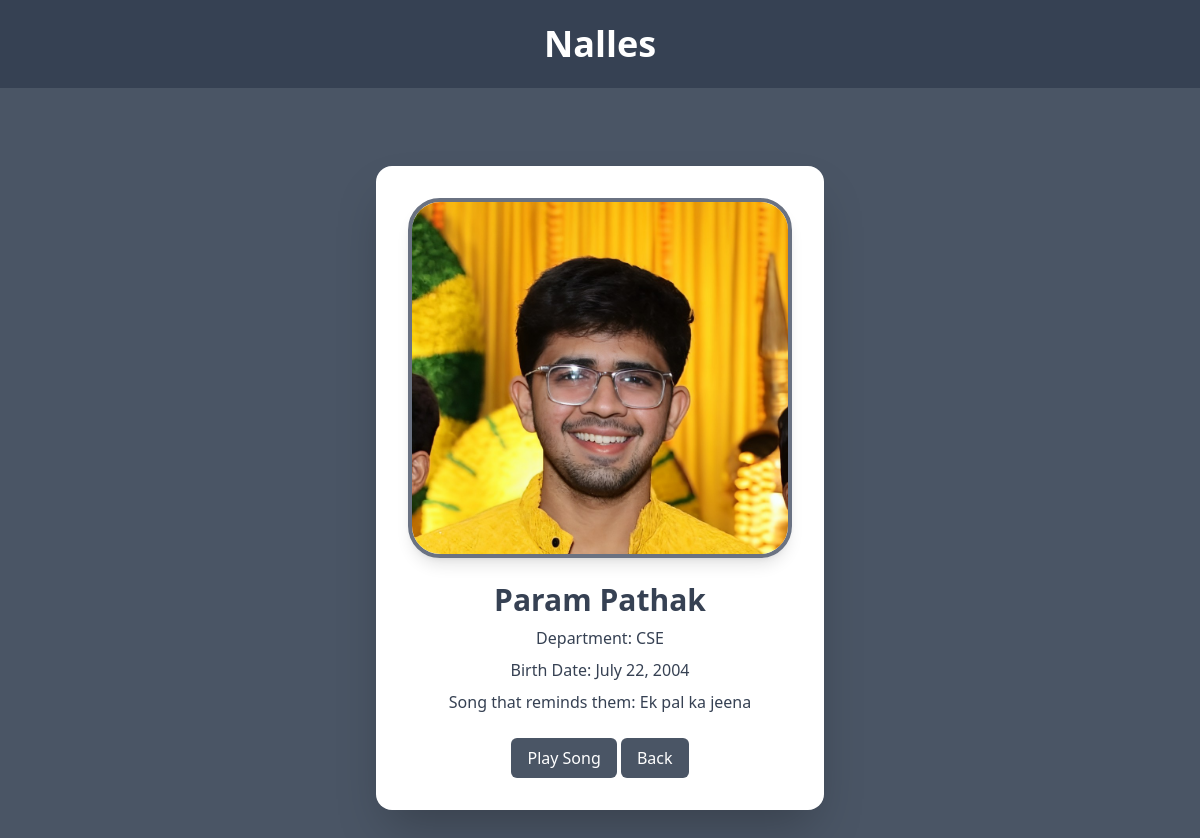
The app's page /myApp/show_all/2/ with its own data.
### myApp/models.py (models this page shows, shortened)
class Nalles(models.Model):
    DEPT = [
        ('CSE', 'Computer Science'),
        ('EE', 'Electrical'),
        ('ECE', 'Electronic and Communication'),
        ('MSC', 'Master of Science'),
    ]
    name = models.CharField(max_length=40)
    dept = models.CharField(choices=DEPT)
    birth_date = models.DateField()
    image = models.ImageField(upload_to='nalles_img/')
    song = models.TextField(default="-")
    song_url = models.TextField(default="-")

### myApp/views.py (the view)
# urls.py: path('show_all/<int:nalla_id>/', views.nallas_detail, name='nallas_detail'),
def nallas_detail(req, nalla_id):
    nalla = get_object_or_404(Nalles, pk=nalla_id)
    return render(
        req,
        'myApp/nallas_detail.html',
        {
            'nalla': nalla
        }
    )

### myApp/templates/myApp/nallas_detail.html (shortened to what this page needs)
{% extends "layout.html" %}
{% block content %}
<div class="bg-gray-700 text-white text-center p-6 shadow-lg">
    <h1 class="text-4xl font-bold">Nalles</h1>
</div>
<div class="min-h-screen bg-gray-600 flex items-center justify-center p-10">
    <div class="bg-white rounded-2xl shadow-2xl p-8 max-w-md w-full text-center">
        {% if nalla.image %}
            <img src="{{ nalla.image.url }}"
                 class="w-100 h-90 rounded-4xl object-cover mx-auto border-4 border-gray-500 shadow-lg">
        {% endif %}
        <h1 class="text-3xl text-gray-700 font-bold mt-6">{{ nalla.name }}</h1>
        <p class="text-gray-700 mt-2">Department: {{ nalla.dept }}</p>
        <p class="text-gray-700 mt-2">Birth Date: {{ nalla.birth_date }}</p>
        <p class="text-gray-700 mt-2">Song that reminds them: {{ nalla.song }}</p>
        <a href="{{ nalla.song_url }}" target="_blank" class="text-blue-500 hover:underline">
            <button class="mt-6 px-4 py-2 bg-gray-600 text-white rounded-md hover:bg-gray-700">
                Play Song
            </button>
        </a>
        <a href="{% url 'show_all' %}">
            <button class="mt-6 px-4 py-2 bg-gray-600 text-white rounded-md hover:bg-gray-700">
                Back
            </button>
        </a>
    </div>
</div>
{% endblock %}

### static/style.css (style rules this page uses)
body { background-color: rgb(69, 84, 99); color: white; }
h1 { text-align: center; }

### records on screen
Nalles: image (picture), name "Param Pathak", dept "CSE", birth_date "July 22, 2004", song "Ek pal ka jeena"
